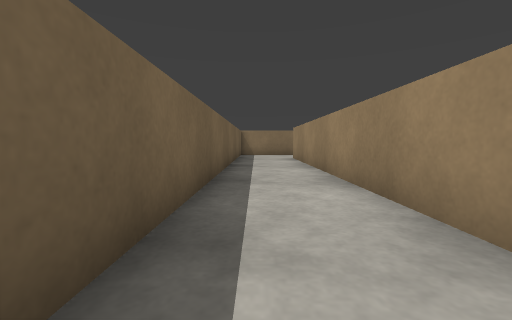
view 1 (above)

24 first-person views from a walk through a Gazebo world. The camera is 0.72 m above the floor, tilts 4° down and sees 90° across. The floor is counted in squares, 1 m on a side. Each view is taken from the middle of a square. On the plan, view 1 faces up. The plan holds only what a view shows up to about 9 squares ahead; the rest is blank. The place goes on beyond the plan.

view 2
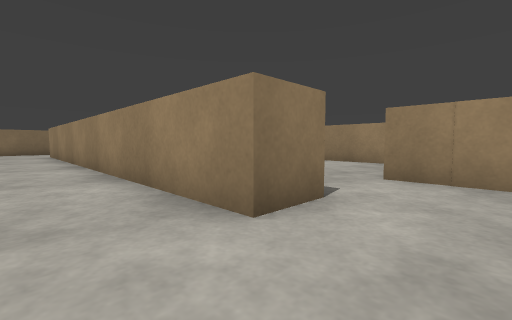

view 3
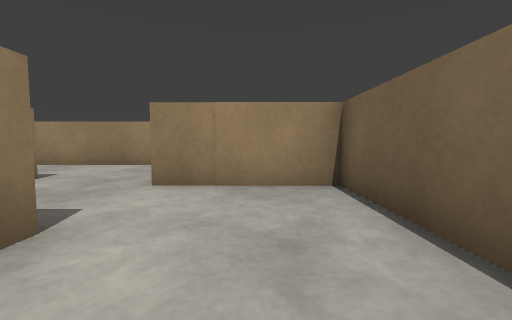

view 4
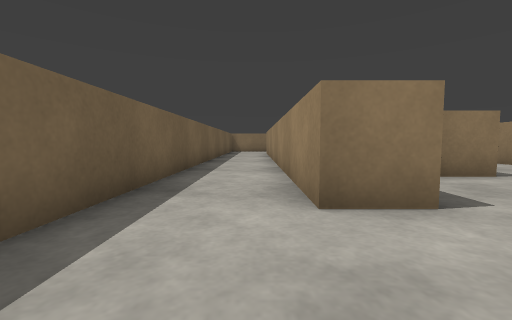

view 5
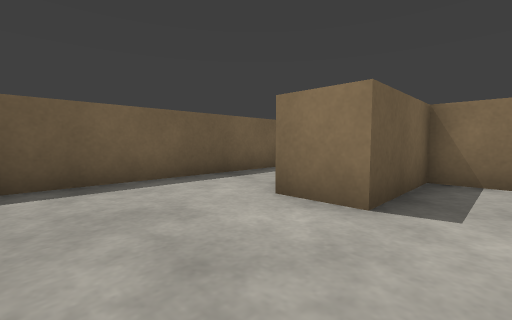

view 6
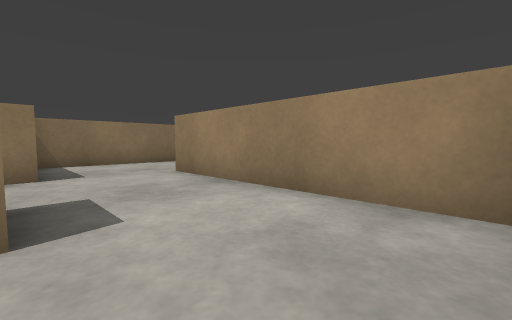

view 7
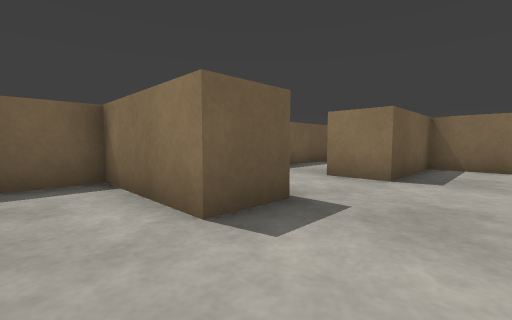

view 8
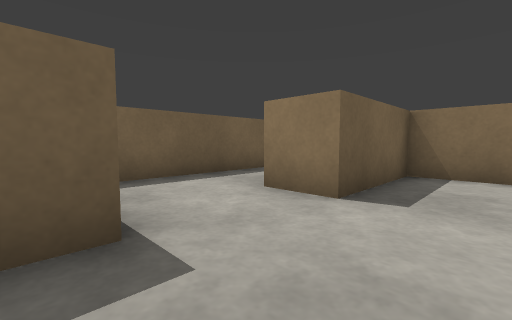

view 9
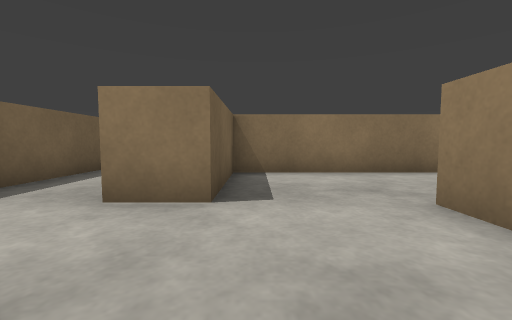

view 10
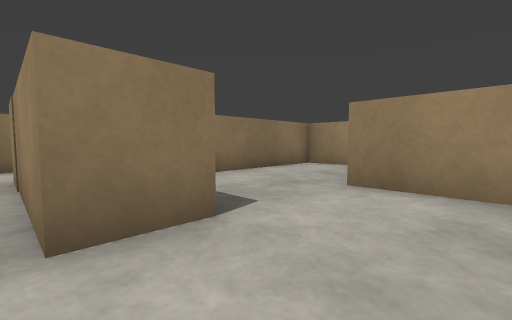

view 11
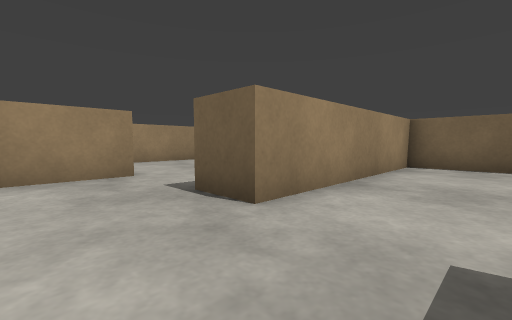

view 12
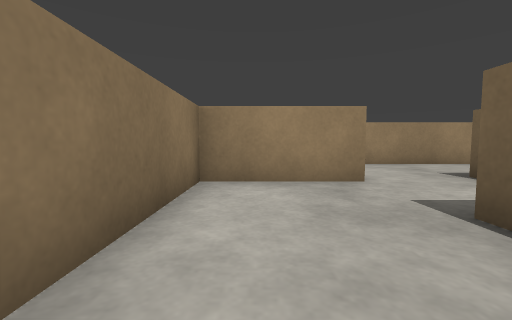

view 13
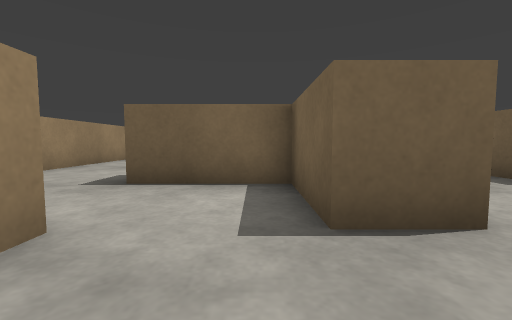

view 14
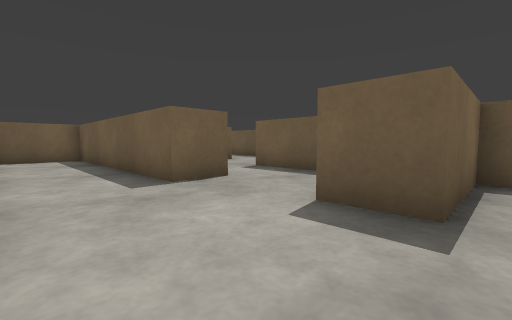

view 15
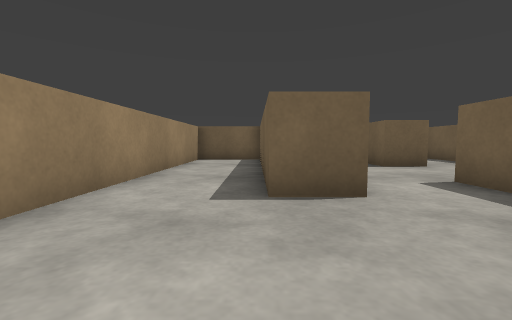

view 16
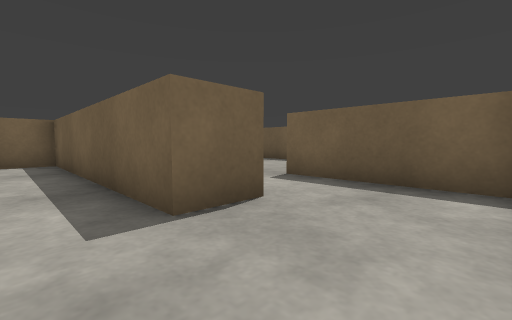

view 17
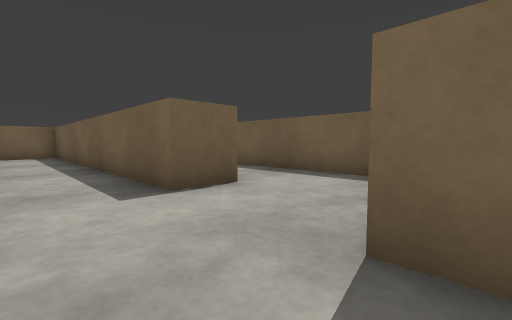

view 18
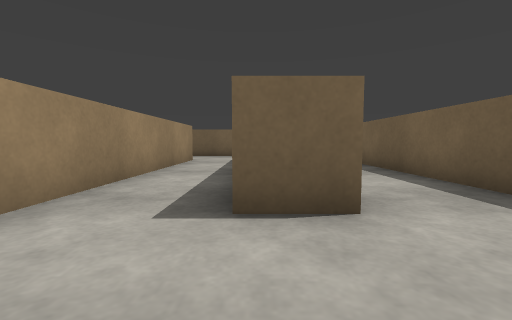

view 19
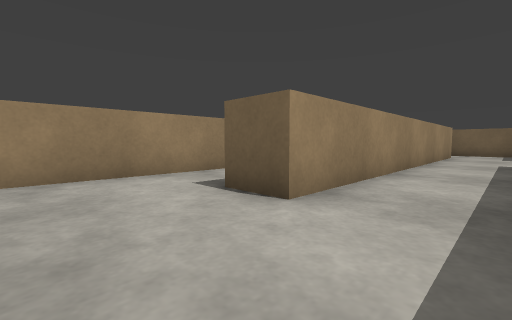

view 20
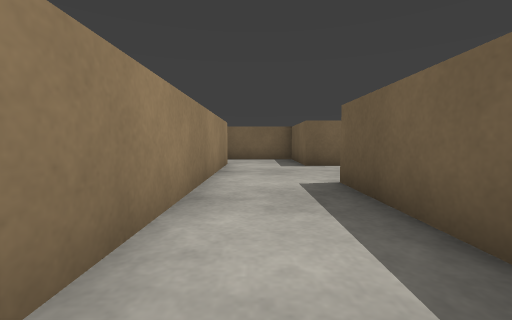

view 21
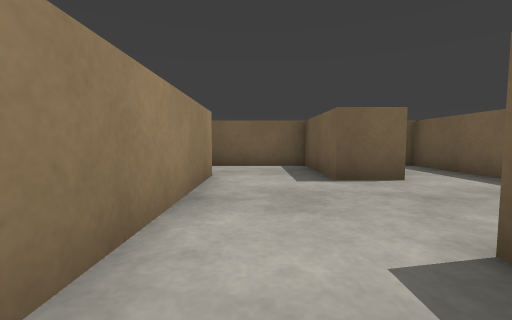

view 22
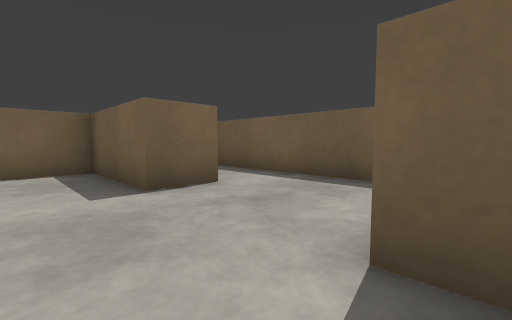

view 23
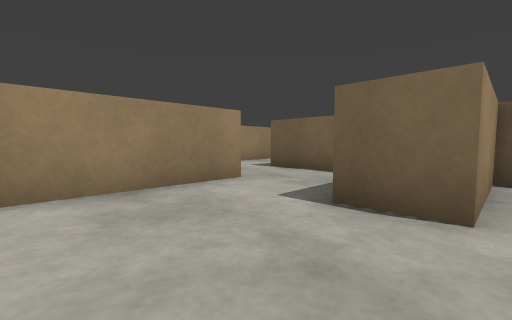

view 24
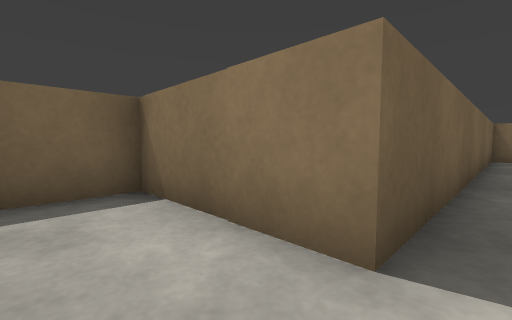

### Floor plan
Points are (right, up) in squares from view 1. A wall is a line through its corners. A room is listed if a view was taken in it or the views show most of it. See-through windows are left out.
Room 1 (views 1, 2, 3, 4, 5)
walls: (3, -2.3) (1.7, -2.3) (1.7, 7.5); (2.4, -5.4) (5.2, -5.4) (5.2, -2.3); (-0.8, 7.4) (-0.8, -5.1)
ways out: opening at (4, -2) to room 2
Room 2 (views 6, 7)
walls: (6, 0.3) (3, 0.3) (3, -2.3); (6.9, -2.3) (8.9, -2.3) (8.9, 0.4)
ways out: opening at (4, -2) to room 1; opening at (7.5, 1) to room 3
Room 3 (views 8, 9)
walls: (6, 1.6) (6, 0.3); (8.9, 0.4) (8.9, 3.9)
ways out: opening at (7.5, 1) to room 2; opening at (5.5, 2.5) to room 4; opening at (7.5, 4) to room 5
Room 4 (view 10)
walls: (6.5, 4) (5.2, 4) (5.2, 7.5); (3, 7.5) (3, 2.5)
ways out: opening at (5.5, 2.5) to room 3
Room 5 (views 11, 12)
walls: (8.9, 3.9) (10.4, 3.9); (10.5, 7) (6.5, 7) (6.5, 4)
ways out: opening at (7.5, 4) to room 3; opening at (9.5, 5.5) to room 6
Room 6 (view 13)
walls: (12.7, 3.9) (12.7, 7) (10.5, 7)
ways out: opening at (9.5, 5.5) to room 5; opening at (11.5, 4) to room 10
Room 7 (views 14, 15, 16, 17)
walls: (12.5, -2.3) (13.8, -2.3) (13.8, -9.6) (16.1, -9.6); (13.2, 1.6) (13.2, 0.2); (10.4, 0.1) (10.4, -3.8); (16.4, -8) (16.4, 2.8)
ways out: opening at (11.5, -3) to room 8; opening at (13, 2.5) to room 10
Room 8 (views 18, 19, 20, 21, 22, 23, 24)
walls: (12.7, -13.1) (12.7, -3.9); (6.5, -3.7) (6.5, -14.6) (3.2, -14.6) (3.2, -20.8) (5.2, -20.8) (5.2, -17.8) (6.5, -17.8); (8.9, -18.5) (8.9, -6.5) (10.4, -6.5) (10.4, -14.1)
ways out: opening at (11.5, -3) to room 7; opening at (7.5, -18) to room 9
Room 9 (no view inside)
walls: (6.5, -17.8) (6.5, -20.8) (10.2, -20.8)
ways out: opening at (7.5, -18) to room 8; opening at (9.5, -19.5)
Room 10 (no view inside)
walls: (10.4, 3.9) (10.4, 1.6) (13.2, 1.6)
ways out: opening at (11.5, 4) to room 6; opening at (13, 2.5) to room 7

Where each view was taken, in squares from view 1:
view 1: 0 up, 0 right, facing up
view 2: 4 down, 0 right, facing up-right
view 3: 4 down, 1 right, facing right
view 4: 5 down, 1 right, facing up
view 5: 5 down, 4 right, facing up-left
view 6: 2 down, 6 right, facing up-right
view 7: 1 down, 8 right, facing up-left
view 8: 1 up, 8 right, facing up-left
view 9: 1 up, 7 right, facing up
view 10: 2 up, 5 right, facing up-right
view 11: 6 up, 7 right, facing down-right
view 12: 6 up, 8 right, facing right
view 13: 6 up, 11 right, facing down
view 14: 2 up, 16 right, facing down-left
view 15: 1 up, 14 right, facing down
view 16: 0 up, 15 right, facing down-left
view 17: 3 down, 12 right, facing down-left
view 18: 4 down, 10 right, facing down
view 19: 4 down, 7 right, facing down-right
view 20: 10 down, 8 right, facing down
view 21: 13 down, 8 right, facing down
view 22: 14 down, 8 right, facing down-left
view 23: 15 down, 5 right, facing down-right
view 24: 16 down, 7 right, facing up-left
